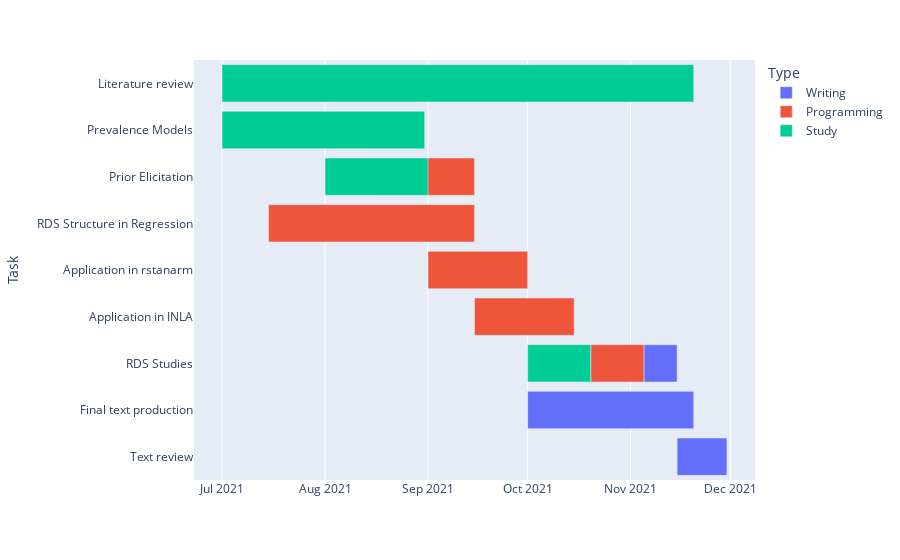

The notebook cell this image was saved under:
### Markdown cell above
### English version

### Code cell
df = pd.DataFrame([
    dict(Task="Literature review", Start='2021-07-01', Finish='2021-11-20', Type="Study"),
    dict(Task="Prevalence Models", Start='2021-07-01', Finish='2021-08-31', Type='Study'),
    dict(Task="Prior Elicitation", Start='2021-08-01', Finish='2021-09-01', Type='Study'),
    dict(Task="Prior Elicitation", Start='2021-08-15', Finish='2021-09-15', Type='Programming'),
    dict(Task="RDS Structure in Regression", Start='2021-07-15', Finish='2021-09-15', Type='Programming'),
    dict(Task="Application in rstanarm", Start='2021-09-01', Finish='2021-10-01', Type='Programming'),
    dict(Task="Application in INLA", Start='2021-09-15', Finish='2021-10-15', Type='Programming'),
    dict(Task="RDS Studies", Start='2021-10-01', Finish='2021-10-20', Type='Study'),
    dict(Task="RDS Studies", Start='2021-10-20', Finish='2021-11-05', Type='Programming'),
    dict(Task="RDS Studies", Start='2021-11-05', Finish='2021-11-15', Type='Writing'),
    dict(Task="Final text production", Start='2021-10-01', Finish='2021-11-20', Type='Writing'),
    dict(Task="Text review", Start='2021-11-15', Finish='2021-11-30', Type='Writing'),
]).iloc[::-1]

fig = px.timeline(df, x_start="Start", x_end="Finish", y="Task", color="Type")
fig.write_image("../images/fig1-english.svg", width=2.5*300, height=1.5*300, scale=1)
fig.show()

### Figure 1 — Plotly figure (JSON) as saved in the notebook; plotly's stock layout.template omitted (floating-point values rounded to 4 significant figures)
{"data": [{"alignmentgroup": "True", "base": ["2021-11-15", "2021-10-01", "2021-11-05"], "hovertemplate": "Type=Writing<br>Start=%{base}<br>Finish=%{x}<br>Task=%{y}<extra></extra>", "legendgroup": "Writing", "marker": {"color": "#636efa"}, "name": "Writing", "offsetgroup": "Writing", "orientation": "h", "showlegend": true, "textposition": "auto", "type": "bar", "x": [1296000000, 4320000000, 864000000], "xaxis": "x", "y": ["Text review", "Final text production", "RDS Studies"], "yaxis": "y"}, {"alignmentgroup": "True", "base": ["2021-10-20", "2021-09-15", "2021-09-01", "2021-07-15", "2021-08-15"], "hovertemplate": "Type=Programming<br>Start=%{base}<br>Finish=%{x}<br>Task=%{y}<extra></extra>", "legendgroup": "Programming", "marker": {"color": "#EF553B"}, "name": "Programming", "offsetgroup": "Programming", "orientation": "h", "showlegend": true, "textposition": "auto", "type": "bar", "x": [1382400000, 2592000000, 2592000000, 5356800000, 2678400000], "xaxis": "x", "y": ["RDS Studies", "Application in INLA", "Application in rstanarm", "RDS Structure in Regression", "Prior Elicitation"], "yaxis": "y"}, {"alignmentgroup": "True", "base": ["2021-10-01", "2021-08-01", "2021-07-01", "2021-07-01"], "hovertemplate": "Type=Study<br>Start=%{base}<br>Finish=%{x}<br>Task=%{y}<extra></extra>", "legendgroup": "Study", "marker": {"color": "#00cc96"}, "name": "Study", "offsetgroup": "Study", "orientation": "h", "showlegend": true, "textposition": "auto", "type": "bar", "x": [1641600000, 2678400000, 5270400000, 12268800000], "xaxis": "x", "y": ["RDS Studies", "Prior Elicitation", "Prevalence Models", "Literature review"], "yaxis": "y"}], "layout": {"autosize": true, "barmode": "overlay", "legend": {"title": {"text": "Type"}, "tracegroupgap": 0}, "margin": {"t": 60}, "xaxis": {"anchor": "y", "autorange": true, "domain": [0, 1], "range": ["2021-06-22 13:20", "2021-12-08 10:40"], "type": "date"}, "yaxis": {"anchor": "x", "autorange": true, "domain": [0, 1], "range": [-0.5, 8.5], "title": {"text": "Task"}, "type": "category"}}}
